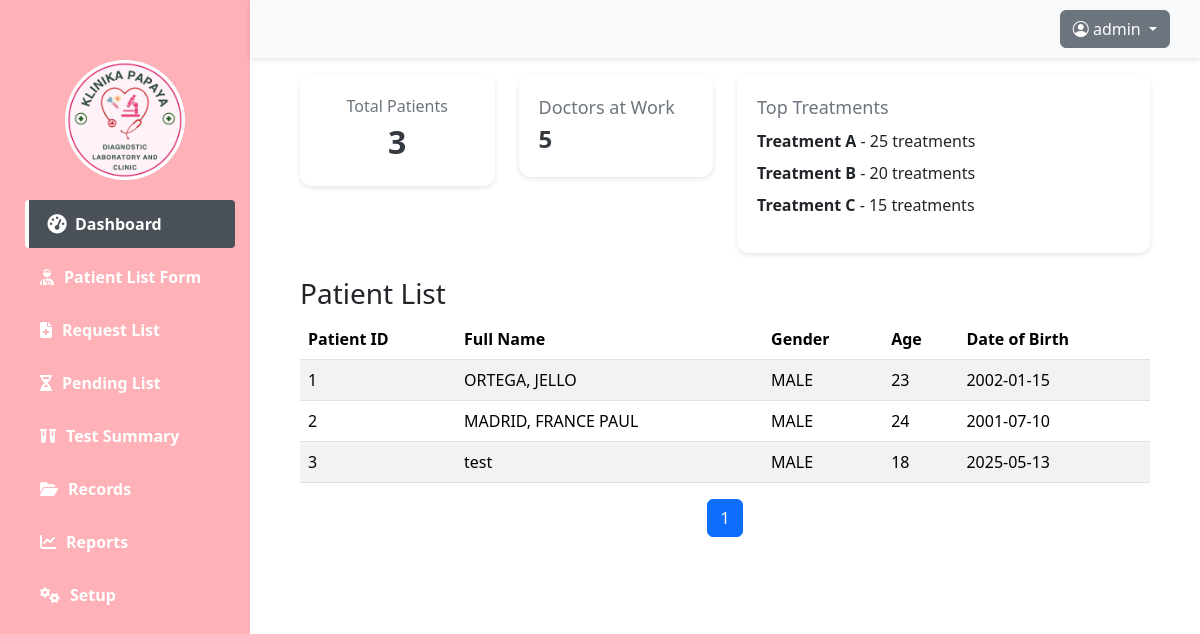
/dashboard.php (signed in), run on the app's committed database.
### tables this page shows
CREATE TABLE `patients` (
  `patient_id` int(11) NOT NULL,
  `full_name` varchar(100) NOT NULL,
  `gender` enum('MALE','FEMALE') NOT NULL,
  `age` int(11) NOT NULL,
  `birth_date` date NOT NULL,
  `delete_status` tinyint(1) NOT NULL DEFAULT 0
);

### dashboard.php (the view, shortened to what this page needs)
<?php
require_once 'config/db_connect.php';
$username = $_SESSION['username'];
$recordsPerPage = 10;
$page = isset($_GET['page']) && is_numeric($_GET['page']) ? intval($_GET['page']) : 1;
$offset = ($page - 1) * $recordsPerPage;
try {
    $countStmt = $connect->query("SELECT COUNT(*) FROM patients");
    $totalPatients = $countStmt->fetchColumn();
    $stmt = $connect->prepare("SELECT * FROM patients LIMIT :limit OFFSET :offset");
    $stmt->bindValue(':limit', $recordsPerPage, PDO::PARAM_INT);
    $stmt->bindValue(':offset', $offset, PDO::PARAM_INT);
    $stmt->execute();
    $patients = $stmt->fetchAll(PDO::FETCH_ASSOC);
    $totalPages = ceil($totalPatients / $recordsPerPage);
} catch (PDOException $e) {
    die("Database error: " . $e->getMessage());
}
$doctorsAtWork = 5;
$topTreatments = [
    ['name' => 'Treatment A', 'count' => 25],
    ['name' => 'Treatment B', 'count' => 20],
    ['name' => 'Treatment C', 'count' => 15]
];
?>
<!DOCTYPE html>
<html lang="en">
<head>
    <link href="https://cdn.jsdelivr.net/npm/bootstrap@5.3.3/dist/css/bootstrap.min.css" rel="stylesheet">
    <link rel="stylesheet" href="https://cdn.jsdelivr.net/npm/bootstrap-icons@1.11.1/font/bootstrap-icons.css">
    <link rel="stylesheet" href="assets/css/dashboard.css">
</head>
<body>
<header>
    <div class="dropdown">
        <button class="btn btn-secondary dropdown-toggle" type="button" id="dropdownMenuButton" data-bs-toggle="dropdown" aria-expanded="false">
            <i class="bi bi-person-circle"></i> <?= htmlspecialchars($username) ?>
        </button>
    </div>
</header>
<?php include('sidebar.php'); ?>
<div class="main-content mt-4">
    <div class="row g-4">
        <div class="col-md-6 col-lg-3">
            <div class="stat-card">
                <div class="stat-title">Total Patients</div>
                <div class="stat-value"><?= $totalPatients ?></div>
            </div>
        </div>
        <div class="col-md-6 col-lg-3">
            <div class="analytics-card">
                <div class="analytics-title">Doctors at Work</div>
                <div class="analytics-value"><?= $doctorsAtWork ?></div>
            </div>
        </div>
        <div class="col-md-6 col-lg-6">
            <div class="analytics-card">
                <div class="analytics-title">Top Treatments</div>
                <ul class="treatment-list">
                    <?php foreach ($topTreatments as $treatment): ?>
                        <li><strong><?= $treatment['name'] ?></strong> - <?= $treatment['count'] ?> treatments</li>
                    <?php endforeach; ?>
                </ul>
            </div>
        </div>
    </div>
    <div class="mt-4">
        <h3>Patient List</h3>
        <table class="table table-striped" id="patient-table">
            <thead>
                <tr>
                    <th>Patient ID</th>
                    <th>Full Name</th>
                    <th>Gender</th>
                    <th>Age</th>
                    <th>Date of Birth</th>
                </tr>
            </thead>
            <tbody>
                <?php foreach ($patients as $patient): ?>
                <tr id="patient-<?php echo $patient['patient_id']; ?>">
                    <td><?php echo $patient['patient_id']; ?></td>
                    <td><?php echo $patient['full_name']; ?></td>
                    <td><?php echo $patient['gender']; ?></td>
                    <td><?php echo $patient['age']; ?></td>
                    <td><?php echo $patient['birth_date']; ?></td>
                </tr>
                <?php endforeach; ?>
            </tbody>
        </table>
<nav>
    <ul class="pagination justify-content-center">
        <?php for ($i = 1; $i <= $totalPages; $i++): ?>
            <li class="page-item <?= ($i == $page) ? 'active' : '' ?>">
                <a class="page-link" href="?page=<?= $i ?>"><?= $i ?></a>
            </li>
        <?php endfor; ?>
    </ul>
</nav>
    </div>
</div>
</body>
</html>

### assets/css/dashboard.css (style rules this page uses)
body { font-family: Arial, sans-serif; margin: 0; padding: 0; display: flex; background-color: #f5f5f5; }
table { width: 100%; border-collapse: collapse; }
th, td { padding: 12px 15px; text-align: left; border-bottom: 1px solid #ddd; }
th { background-color: #f2f2f2; font-weight: bold; }
.btn { background-color: #3498db; color: white; border: none; padding: 10px 15px; border-radius: 4px; cursor: pointer; font-size: 16px; }

### dashboard.php (style rules this page uses)
body { background-color: #f1f3f5; padding-top: 0px; }
header { background-color: #f8f9fa; padding: 10px 30px; text-align: right; position: fixed; width: calc(100% - 250px); top: 0; z-index: 1000; left: 250px; box-shadow: 0 2px 5px rgba(0,0,0,0.1); }
.main-content { margin-left: 250px; padding: 50px; width: calc(100% - 250px); }
.stat-card { background: #ffffff; border-radius: 12px; padding: 20px; box-shadow: 0 2px 5px rgba(0,0,0,0.1); text-align: center; }
.stat-title { font-size: 16px; color: #6c757d; }
.stat-value { font-size: 32px; font-weight: bold; color: #343a40; }
.analytics-card { background: #ffffff; border-radius: 12px; padding: 20px; box-shadow: 0 2px 5px rgba(0,0,0,0.1); }
.analytics-title { font-size: 18px; color: #6c757d; }
.analytics-value { font-size: 24px; font-weight: bold; color: #343a40; }
.treatment-list { list-style-type: none; padding: 0; }
.treatment-list li { margin: 8px 0; }

### data on the page
patients: patient_id "1", full_name "ORTEGA, JELLO", gender "MALE", age "23", birth_date "2002-01-15"
patients: patient_id "2", full_name "MADRID, FRANCE PAUL", gender "MALE", age "24", birth_date "2001-07-10"
patients: patient_id "3", full_name "test", gender "MALE", age "18", birth_date "2025-05-13"

### other printed values
$username "admin"
$totalPatients "3"
$doctorsAtWork "5"
$treatment['name'] "Treatment A"
$treatment['count'] "25"
$treatment['name'] "Treatment B"
$treatment['count'] "20"
$treatment['name'] "Treatment C"
$treatment['count'] "15"
